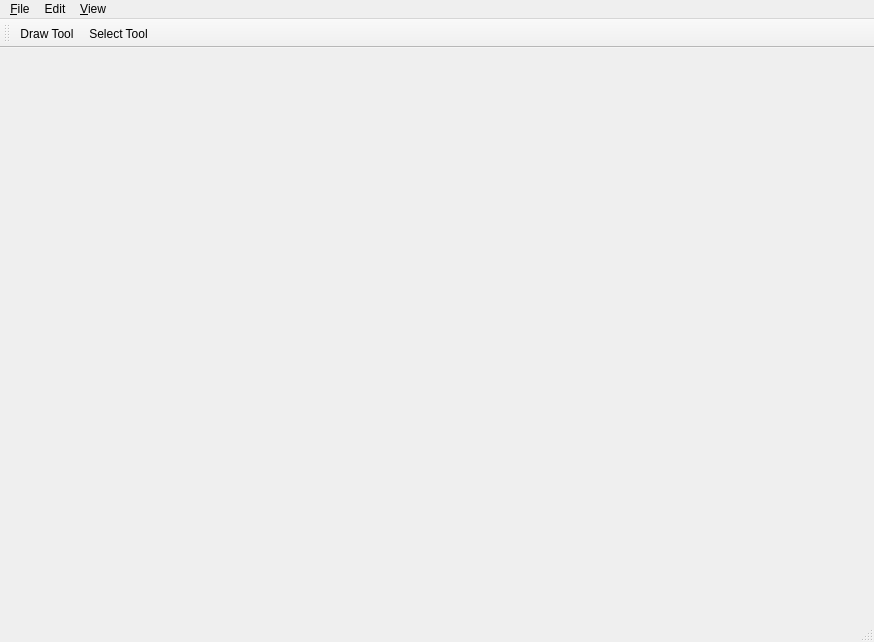
<?xml version="1.0" encoding="UTF-8"?>
<ui version="4.0">
 <class>DemoUIWindow</class>
 <widget class="QMainWindow" name="DemoUIWindow">
  <property name="geometry">
   <rect>
    <x>0</x>
    <y>0</y>
    <width>874</width>
    <height>642</height>
   </rect>
  </property>
  <property name="windowTitle">
   <string>DemoUI</string>
  </property>
  <widget class="QWidget" name="centralwidget"/>
  <widget class="QMenuBar" name="menubar">
   <property name="geometry">
    <rect>
     <x>0</x>
     <y>0</y>
     <width>874</width>
     <height>26</height>
    </rect>
   </property>
   <widget class="QMenu" name="menu_File">
    <property name="title">
     <string>&amp;File</string>
    </property>
    <addaction name="action_New"/>
    <addaction name="actionOpen"/>
    <addaction name="actionInsert"/>
    <addaction name="actionSave"/>
    <addaction name="separator"/>
    <addaction name="actionSet_Background_Image"/>
    <addaction name="actionClear_Background_Image"/>
    <addaction name="separator"/>
    <addaction name="action_Quit"/>
   </widget>
   <widget class="QMenu" name="menu_View">
    <property name="title">
     <string>&amp;View</string>
    </property>
    <addaction name="action_Reset_View"/>
    <addaction name="separator"/>
    <addaction name="actionShow_Debug_Window"/>
   </widget>
   <widget class="QMenu" name="menuEdit">
    <property name="title">
     <string>Edit</string>
    </property>
    <addaction name="actionDelete"/>
    <addaction name="actionSelect_All"/>
    <addaction name="separator"/>
    <addaction name="actionDraw_Tool"/>
    <addaction name="actionSelect_Tool"/>
   </widget>
   <addaction name="menu_File"/>
   <addaction name="menuEdit"/>
   <addaction name="menu_View"/>
  </widget>
  <widget class="QStatusBar" name="statusbar"/>
  <widget class="QToolBar" name="toolBar">
   <property name="windowTitle">
    <string>toolBar</string>
   </property>
   <attribute name="toolBarArea">
    <enum>TopToolBarArea</enum>
   </attribute>
   <attribute name="toolBarBreak">
    <bool>false</bool>
   </attribute>
   <addaction name="actionDraw_Tool"/>
   <addaction name="actionSelect_Tool"/>
  </widget>
  <action name="action_New">
   <property name="text">
    <string>&amp;New</string>
   </property>
   <property name="shortcut">
    <string>Ctrl+N</string>
   </property>
  </action>
  <action name="actionOpen">
   <property name="text">
    <string>&amp;Open...</string>
   </property>
   <property name="shortcut">
    <string>Ctrl+O</string>
   </property>
  </action>
  <action name="actionInsert">
   <property name="text">
    <string>Insert...</string>
   </property>
   <property name="shortcut">
    <string>Ctrl+I</string>
   </property>
  </action>
  <action name="actionSave">
   <property name="text">
    <string>&amp;Save...</string>
   </property>
   <property name="shortcut">
    <string>Ctrl+S</string>
   </property>
  </action>
  <action name="action_Quit">
   <property name="text">
    <string>&amp;Quit</string>
   </property>
   <property name="shortcut">
    <string>Ctrl+Q</string>
   </property>
  </action>
  <action name="action_Reset_View">
   <property name="text">
    <string>&amp;Reset View</string>
   </property>
   <property name="shortcut">
    <string>Ctrl+R</string>
   </property>
  </action>
  <action name="actionShow_Debug_Window">
   <property name="text">
    <string>Show &amp;Debug Window</string>
   </property>
  </action>
  <action name="actionDelete">
   <property name="text">
    <string>Delete</string>
   </property>
   <property name="shortcut">
    <string>Del</string>
   </property>
  </action>
  <action name="actionSelect_All">
   <property name="text">
    <string>Select All</string>
   </property>
   <property name="shortcut">
    <string>Ctrl+A</string>
   </property>
  </action>
  <action name="actionDraw_Tool">
   <property name="checkable">
    <bool>true</bool>
   </property>
   <property name="text">
    <string>Draw Tool</string>
   </property>
   <property name="shortcut">
    <string>D</string>
   </property>
  </action>
  <action name="actionSelect_Tool">
   <property name="checkable">
    <bool>true</bool>
   </property>
   <property name="text">
    <string>Select Tool</string>
   </property>
   <property name="shortcut">
    <string>S</string>
   </property>
  </action>
  <action name="actionSet_Background_Image">
   <property name="text">
    <string>Set Background Image...</string>
   </property>
  </action>
  <action name="actionClear_Background_Image">
   <property name="text">
    <string>Clear Background Image</string>
   </property>
  </action>
 </widget>
 <resources/>
 <connections/>
</ui>
